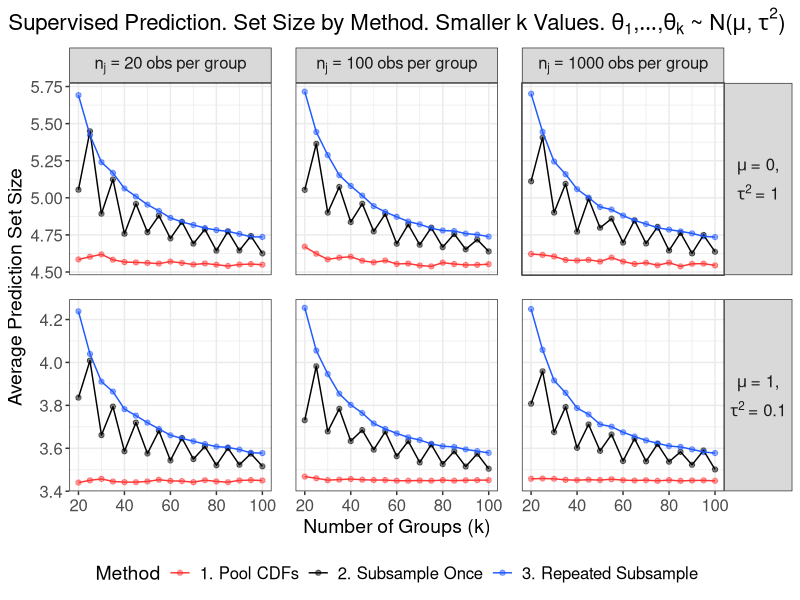
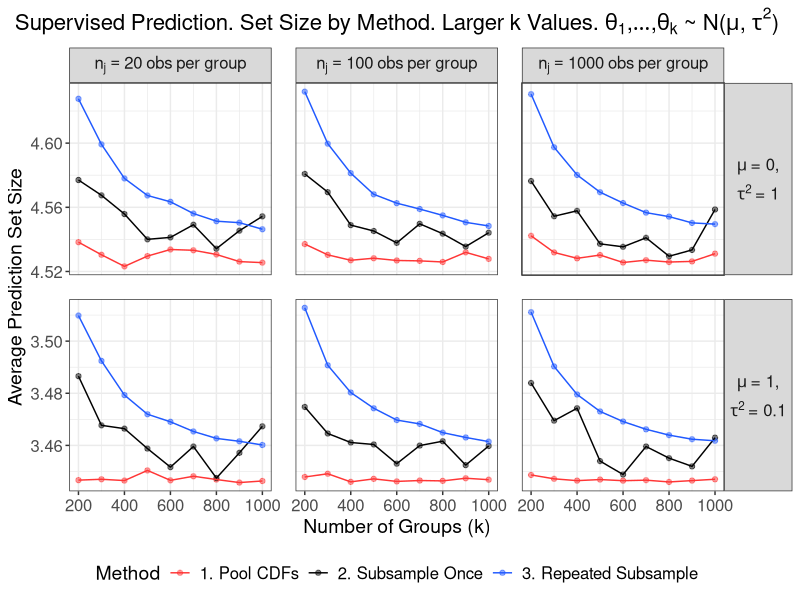

Recreate these plots in R, in order.
# Size plots for supervised methods on normal data
# across additional n_j

library(tidyverse)
library(data.table)
library(gridExtra)
library(grid)

# Create theme
paper_theme <- theme_bw() +
  theme(plot.title = element_text(hjust = 0.5, size = 16),
        plot.subtitle = element_text(hjust = 0.5, size = 14),
        legend.title = element_text(size = 14),
        axis.title = element_text(size = 14),
        legend.text = element_text(size = 12),
        axis.text = element_text(size = 12),
        strip.text = element_text(size = 12),
        panel.spacing = unit(1.2, "lines"))

# Read in data
method_1 <- fread(file = "sim_data/appendix/sup_addl/method_1.csv") %>%
  mutate(Method = "1. Pool CDFs")

method_2 <- fread(file = "sim_data/appendix/sup_addl/method_2.csv") %>%
  mutate(Method = "2. Subsample Once")

method_3 <- fread(file = "sim_data/appendix/sup_addl/method_3.csv") %>%
  rename(coverage = coverage_2alpha, avg_size = avg_size_2alpha) %>%
  mutate(Method = "3. Repeated Subsample")

# Merge results across methods
results <- rbind(method_1, method_2, method_3, fill = TRUE)

# Code to extract legend: http://www.sthda.com/english/wiki/wiki.php?id_contents=7930#add-a-common-legend-for-multiple-ggplot2-graphs
get_legend<-function(myggplot){
  tmp <- ggplot_gtable(ggplot_build(myggplot))
  leg <- which(sapply(tmp$grobs, function(x) x$name) == "guide-box")
  legend <- tmp$grobs[[leg]]
  return(legend)
}

########################
##### Create plots #####
########################

##### Size #####

# Size vs k, smaller values of k
size_small_k <- results %>%
  dplyr::filter(k <= 100, n %in% c(20, 100, 1000)) %>%
  mutate(Method = factor(
    Method,
    levels = c("1. Pool CDFs",
               "2. Subsample Once",
               "3. Repeated Subsample"),
    labels = c("1. Pool CDFs",
               "2. Subsample Once",
               "3. Repeated Subsample"))) %>%
  mutate(n = factor(n, levels = c(20, 100, 1000),
                    labels = c("n[j]==20~obs~per~group",
                               "n[j]==100~obs~per~group",
                               "n[j]==1000~obs~per~group")),
         Params = factor(mu, levels = c(0, 1),
                         labels = expression(atop(mu~"= 0,", tau^2~"= 1"),
                                             atop(mu~"= 1,", tau^2~"= 0.1")))) %>%
  ggplot(aes(x = k, y = avg_size, color = Method)) +
  facet_grid(Params ~ n, labeller = label_parsed, scale = "free_y") +
  geom_point(alpha = 0.5) +
  geom_line() +
  labs(x = "Number of Groups (k)",
       y = "Average Prediction Set Size",
       title = expression("Supervised Prediction. Set Size by Method."~
                            "Smaller k Values."~theta[1]*","*ldots*","*theta[k]~
                            "~ N("*mu*","~tau^2*")")) +
  scale_color_manual(values = c("#FF3636", "black", "#2059FF")) +
  paper_theme +
  theme(legend.position = "bottom",
        strip.text.y = element_text(angle = 0))

# Size vs k, larger values of k
size_large_k <- results %>%
  dplyr::filter(k >= 200, n %in% c(20, 100, 1000)) %>%
  mutate(Method = factor(
    Method,
    levels = c("1. Pool CDFs",
               "2. Subsample Once",
               "3. Repeated Subsample"),
    labels = c("1. Pool CDFs",
               "2. Subsample Once",
               "3. Repeated Subsample"))) %>%
  mutate(n = factor(n, levels = c(20, 100, 1000),
                    labels = c("n[j]==20~obs~per~group",
                               "n[j]==100~obs~per~group",
                               "n[j]==1000~obs~per~group")),
         Params = factor(mu, levels = c(0, 1),
                         labels = expression(atop(mu~"= 0,", tau^2~"= 1"),
                                             atop(mu~"= 1,", tau^2~"= 0.1")))) %>%
  ggplot(aes(x = k, y = avg_size, color = Method)) +
  facet_grid(Params ~ n, labeller = label_parsed, scale = "free_y") +
  geom_point(alpha = 0.5) +
  geom_line() +
  labs(x = "Number of Groups (k)",
       y = "Average Prediction Set Size",
       title = expression("Supervised Prediction. Set Size by Method."~
                            "Larger k Values."~theta[1]*","*ldots*","*theta[k]~
                            "~ N("*mu*","~tau^2*")")) +
  scale_color_manual(values = c("#FF3636", "black", "#2059FF"))  +
  paper_theme +
  theme(legend.position = "bottom",
        strip.text.y = element_text(angle = 0))

######################
##### Save plots #####
######################

ggsave(plot = size_small_k,
       filename = "sim_figures/appendix/sup_size_small_k.pdf",
       width = 8.5, height = 4.5)

ggsave(plot = size_large_k,
       filename = "sim_figures/appendix/sup_size_large_k.pdf",
       width = 8.5, height = 4.5)
